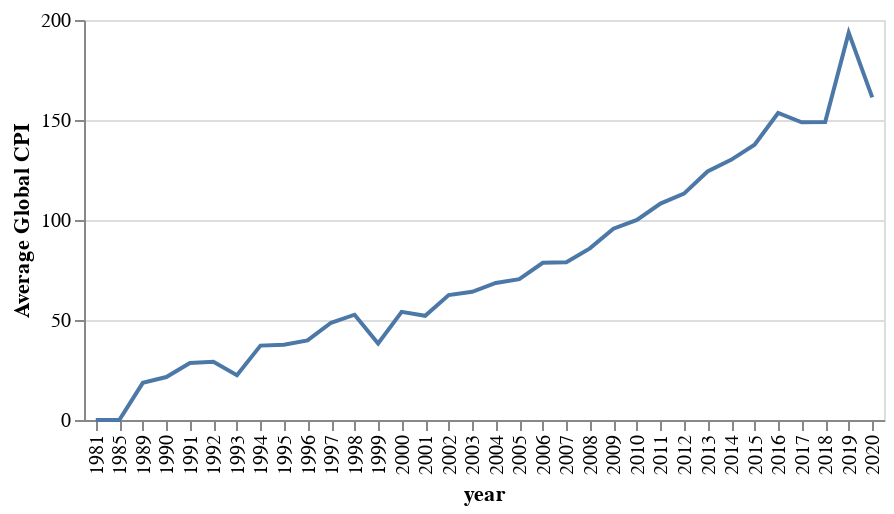

The cell this chart's notebook holds for it:
### Markdown cell above
The following is the average `cpi2010` for all countries per year. Clearly, there is some positve correlation between `cpi2010` against `year`.

### Code cell
line_plot1(data_tidy)

### Figure 1 — Vega-Lite specification as saved in the notebook (floating-point values rounded to 4 significant figures)
{"config": {"view": {"continuousWidth": 400, "continuousHeight": 300}}, "data": {"name": "data-37fafa5f57d20b666976bb21f2fbc39c"}, "mark": "line", "encoding": {"x": {"field": "year", "type": "nominal"}, "y": {"field": "cpi2010", "title": "Average Global CPI", "type": "quantitative"}}, "height": 200, "width": 400, "$schema": "https://vega.github.io/schema/vega-lite/v4.17.0.json", "datasets": {"data-37fafa5f57d20b666976bb21f2fbc39c": [{"year": 1981, "cpi2010": 0.0}, {"year": 1985, "cpi2010": 0.0}, {"year": 1989, "cpi2010": 18.57}, {"year": 1990, "cpi2010": 21.49}, {"year": 1991, "cpi2010": 28.52}, {"year": 1992, "cpi2010": 29.13}, {"year": 1993, "cpi2010": 22.43}, {"year": 1994, "cpi2010": 37.19}, {"year": 1995, "cpi2010": 37.65}, {"year": 1996, "cpi2010": 39.82}, {"year": 1997, "cpi2010": 48.61}, {"year": 1998, "cpi2010": 52.64}, {"year": 1999, "cpi2010": 38.3}, {"year": 2000, "cpi2010": 54.08}, {"year": 2001, "cpi2010": 52.12}, {"year": 2002, "cpi2010": 62.47}, {"year": 2003, "cpi2010": 64.11}, {"year": 2004, "cpi2010": 68.5}, {"year": 2005, "cpi2010": 70.44}, {"year": 2006, "cpi2010": 78.62}, {"year": 2007, "cpi2010": 78.92}, {"year": 2008, "cpi2010": 85.82}, {"year": 2009, "cpi2010": 95.65}, {"year": 2010, "cpi2010": 100.0}, {"year": 2011, "cpi2010": 108.2}, {"year": 2012, "cpi2010": 113.2}, {"year": 2013, "cpi2010": 124.3}, {"year": 2014, "cpi2010": 130.1}, {"year": 2015, "cpi2010": 137.7}, {"year": 2016, "cpi2010": 153.5}, {"year": 2017, "cpi2010": 148.9}, {"year": 2018, "cpi2010": 149.0}, {"year": 2019, "cpi2010": 193.7}, {"year": 2020, "cpi2010": 161.3}]}}
